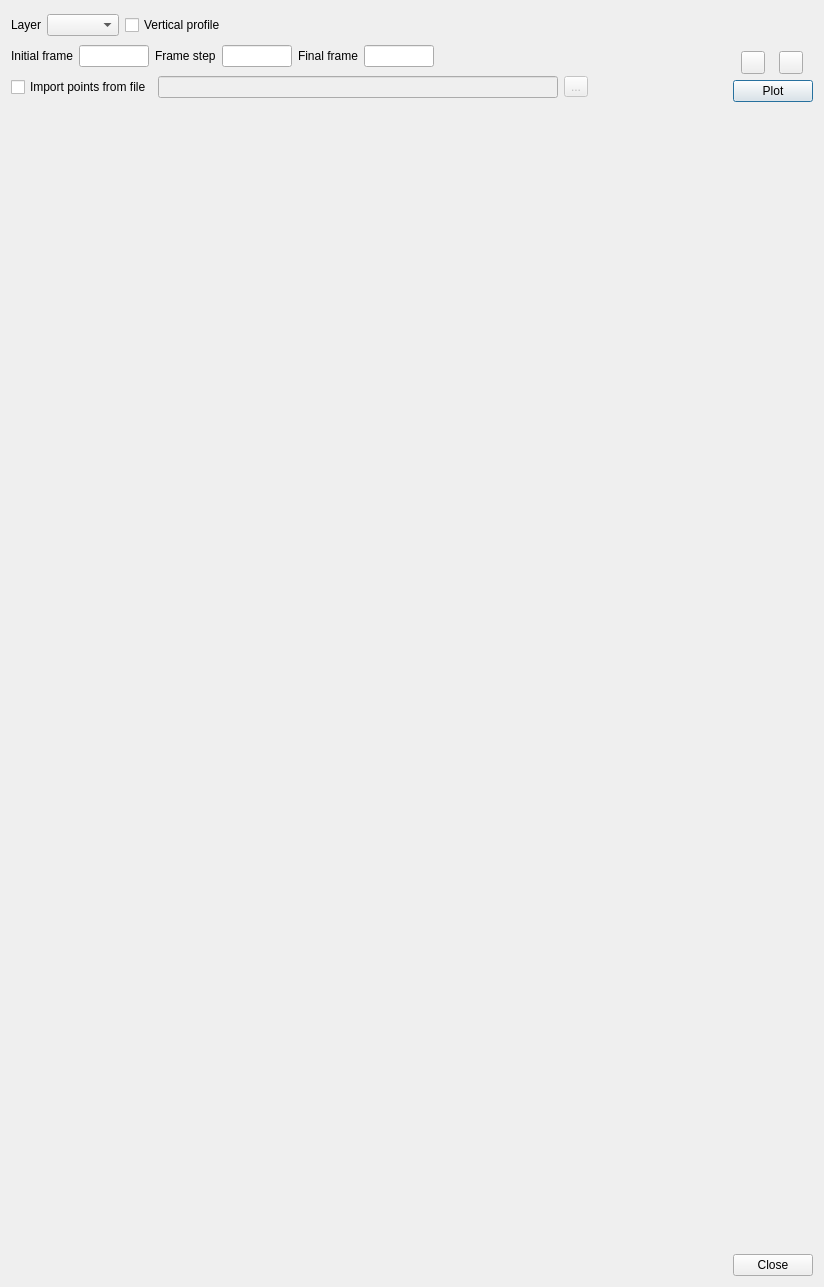
<?xml version="1.0" encoding="UTF-8"?>
<ui version="4.0">
 <class>TimeSeriesChartDialog</class>
 <widget class="QDialog" name="TimeSeriesChartDialog">
  <property name="geometry">
   <rect>
    <x>0</x>
    <y>0</y>
    <width>824</width>
    <height>1287</height>
   </rect>
  </property>
  <property name="windowTitle">
   <string>Time Series Chart</string>
  </property>
  <layout class="QVBoxLayout" name="verticalLayout" stretch="0,1,1,0">
   <item>
    <layout class="QHBoxLayout" name="horizontalLayout">
     <item>
      <layout class="QVBoxLayout" name="verticalLayout_2">
       <item>
        <layout class="QHBoxLayout" name="horizontalLayout_2">
         <item>
          <widget class="QLabel" name="label_4">
           <property name="text">
            <string>Layer</string>
           </property>
          </widget>
         </item>
         <item>
          <widget class="QComboBox" name="cbxLayer"/>
         </item>
         <item>
          <widget class="QCheckBox" name="chkVerticalProfile">
           <property name="text">
            <string>Vertical profile</string>
           </property>
          </widget>
         </item>
         <item>
          <spacer name="horizontalSpacer">
           <property name="orientation">
            <enum>Qt::Horizontal</enum>
           </property>
           <property name="sizeHint" stdset="0">
            <size>
             <width>40</width>
             <height>20</height>
            </size>
           </property>
          </spacer>
         </item>
        </layout>
       </item>
       <item>
        <layout class="QHBoxLayout" name="horizontalLayout_3">
         <item>
          <widget class="QLabel" name="label">
           <property name="text">
            <string>Initial frame</string>
           </property>
          </widget>
         </item>
         <item>
          <widget class="QLineEdit" name="edtInitialFrame">
           <property name="sizePolicy">
            <sizepolicy hsizetype="Fixed" vsizetype="Fixed">
             <horstretch>0</horstretch>
             <verstretch>0</verstretch>
            </sizepolicy>
           </property>
           <property name="minimumSize">
            <size>
             <width>70</width>
             <height>0</height>
            </size>
           </property>
           <property name="maximumSize">
            <size>
             <width>70</width>
             <height>16777215</height>
            </size>
           </property>
          </widget>
         </item>
         <item>
          <widget class="QLabel" name="label_2">
           <property name="text">
            <string>Frame step</string>
           </property>
          </widget>
         </item>
         <item>
          <widget class="QLineEdit" name="edtFrameStep">
           <property name="sizePolicy">
            <sizepolicy hsizetype="Fixed" vsizetype="Fixed">
             <horstretch>0</horstretch>
             <verstretch>0</verstretch>
            </sizepolicy>
           </property>
           <property name="minimumSize">
            <size>
             <width>70</width>
             <height>0</height>
            </size>
           </property>
           <property name="maximumSize">
            <size>
             <width>70</width>
             <height>16777215</height>
            </size>
           </property>
          </widget>
         </item>
         <item>
          <widget class="QLabel" name="label_3">
           <property name="text">
            <string>Final frame</string>
           </property>
          </widget>
         </item>
         <item>
          <widget class="QLineEdit" name="edtFinalFrame">
           <property name="sizePolicy">
            <sizepolicy hsizetype="Fixed" vsizetype="Fixed">
             <horstretch>0</horstretch>
             <verstretch>0</verstretch>
            </sizepolicy>
           </property>
           <property name="minimumSize">
            <size>
             <width>70</width>
             <height>0</height>
            </size>
           </property>
           <property name="maximumSize">
            <size>
             <width>70</width>
             <height>16777215</height>
            </size>
           </property>
          </widget>
         </item>
         <item>
          <spacer name="horizontalSpacer_2">
           <property name="orientation">
            <enum>Qt::Horizontal</enum>
           </property>
           <property name="sizeHint" stdset="0">
            <size>
             <width>40</width>
             <height>20</height>
            </size>
           </property>
          </spacer>
         </item>
        </layout>
       </item>
       <item>
        <layout class="QHBoxLayout" name="horizontalLayout_4">
         <item>
          <widget class="QCheckBox" name="chkImportPointsFile">
           <property name="text">
            <string>Import points from file</string>
           </property>
          </widget>
         </item>
         <item>
          <widget class="QLineEdit" name="edtPointsFile">
           <property name="enabled">
            <bool>false</bool>
           </property>
           <property name="sizePolicy">
            <sizepolicy hsizetype="Fixed" vsizetype="Fixed">
             <horstretch>0</horstretch>
             <verstretch>0</verstretch>
            </sizepolicy>
           </property>
           <property name="minimumSize">
            <size>
             <width>400</width>
             <height>0</height>
            </size>
           </property>
           <property name="maximumSize">
            <size>
             <width>400</width>
             <height>16777215</height>
            </size>
           </property>
          </widget>
         </item>
         <item>
          <widget class="QToolButton" name="btnBrowsePointsFile">
           <property name="enabled">
            <bool>false</bool>
           </property>
           <property name="text">
            <string>...</string>
           </property>
          </widget>
         </item>
         <item>
          <spacer name="horizontalSpacer_3">
           <property name="orientation">
            <enum>Qt::Horizontal</enum>
           </property>
           <property name="sizeHint" stdset="0">
            <size>
             <width>40</width>
             <height>20</height>
            </size>
           </property>
          </spacer>
         </item>
        </layout>
       </item>
      </layout>
     </item>
     <item>
      <layout class="QVBoxLayout" name="verticalLayout_3">
       <item>
        <spacer name="verticalSpacer">
         <property name="orientation">
          <enum>Qt::Vertical</enum>
         </property>
         <property name="sizeHint" stdset="0">
          <size>
           <width>20</width>
           <height>40</height>
          </size>
         </property>
        </spacer>
       </item>
       <item>
        <layout class="QHBoxLayout" name="horizontalLayout_5">
         <item>
          <widget class="QToolButton" name="btnPicker">
           <property name="toolTip">
            <string>Toggle cell picker</string>
           </property>
           <property name="text">
            <string/>
           </property>
           <property name="icon">
            <iconset resource="../../icons.qrc">
             <normaloff>:/icons/individual-object-picker.png</normaloff>:/icons/individual-object-picker.png</iconset>
           </property>
           <property name="checkable">
            <bool>true</bool>
           </property>
          </widget>
         </item>
         <item>
          <widget class="QToolButton" name="btnClear">
           <property name="toolTip">
            <string>Clear picked cells</string>
           </property>
           <property name="text">
            <string/>
           </property>
           <property name="icon">
            <iconset resource="../../icons.qrc">
             <normaloff>:/icons/edit-clear-2.png</normaloff>:/icons/edit-clear-2.png</iconset>
           </property>
          </widget>
         </item>
        </layout>
       </item>
       <item>
        <widget class="QPushButton" name="btnPlot">
         <property name="text">
          <string>Plot</string>
         </property>
        </widget>
       </item>
      </layout>
     </item>
    </layout>
   </item>
   <item>
    <widget class="QVTKWidget" name="vtkChartWidget">
     <property name="minimumSize">
      <size>
       <width>800</width>
       <height>550</height>
      </size>
     </property>
    </widget>
   </item>
   <item>
    <widget class="QVTKWidget" name="vtkVerticalProfileWidget">
     <property name="minimumSize">
      <size>
       <width>800</width>
       <height>550</height>
      </size>
     </property>
    </widget>
   </item>
   <item>
    <widget class="QDialogButtonBox" name="buttonBox">
     <property name="orientation">
      <enum>Qt::Horizontal</enum>
     </property>
     <property name="standardButtons">
      <set>QDialogButtonBox::Close</set>
     </property>
    </widget>
   </item>
  </layout>
 </widget>
 <customwidgets>
  <customwidget>
   <class>QVTKWidget</class>
   <extends>QWidget</extends>
   <header>QVTKWidget.h</header>
  </customwidget>
 </customwidgets>
 <tabstops>
  <tabstop>cbxLayer</tabstop>
  <tabstop>chkVerticalProfile</tabstop>
  <tabstop>edtInitialFrame</tabstop>
  <tabstop>edtFrameStep</tabstop>
  <tabstop>edtFinalFrame</tabstop>
  <tabstop>chkImportPointsFile</tabstop>
  <tabstop>edtPointsFile</tabstop>
  <tabstop>btnBrowsePointsFile</tabstop>
 </tabstops>
 <resources>
  <include location="../../icons.qrc"/>
 </resources>
 <connections>
  <connection>
   <sender>chkVerticalProfile</sender>
   <signal>toggled(bool)</signal>
   <receiver>cbxLayer</receiver>
   <slot>setDisabled(bool)</slot>
   <hints>
    <hint type="sourcelabel">
     <x>221</x>
     <y>119</y>
    </hint>
    <hint type="destinationlabel">
     <x>105</x>
     <y>119</y>
    </hint>
   </hints>
  </connection>
  <connection>
   <sender>chkImportPointsFile</sender>
   <signal>toggled(bool)</signal>
   <receiver>edtPointsFile</receiver>
   <slot>setEnabled(bool)</slot>
   <hints>
    <hint type="sourcelabel">
     <x>112</x>
     <y>100</y>
    </hint>
    <hint type="destinationlabel">
     <x>411</x>
     <y>100</y>
    </hint>
   </hints>
  </connection>
  <connection>
   <sender>chkImportPointsFile</sender>
   <signal>toggled(bool)</signal>
   <receiver>btnBrowsePointsFile</receiver>
   <slot>setEnabled(bool)</slot>
   <hints>
    <hint type="sourcelabel">
     <x>112</x>
     <y>100</y>
    </hint>
    <hint type="destinationlabel">
     <x>634</x>
     <y>100</y>
    </hint>
   </hints>
  </connection>
  <connection>
   <sender>chkVerticalProfile</sender>
   <signal>toggled(bool)</signal>
   <receiver>chkImportPointsFile</receiver>
   <slot>setDisabled(bool)</slot>
   <hints>
    <hint type="sourcelabel">
     <x>221</x>
     <y>29</y>
    </hint>
    <hint type="destinationlabel">
     <x>113</x>
     <y>115</y>
    </hint>
   </hints>
  </connection>
  <connection>
   <sender>chkVerticalProfile</sender>
   <signal>toggled(bool)</signal>
   <receiver>edtPointsFile</receiver>
   <slot>setDisabled(bool)</slot>
   <hints>
    <hint type="sourcelabel">
     <x>221</x>
     <y>29</y>
    </hint>
    <hint type="destinationlabel">
     <x>414</x>
     <y>115</y>
    </hint>
   </hints>
  </connection>
  <connection>
   <sender>chkVerticalProfile</sender>
   <signal>toggled(bool)</signal>
   <receiver>btnBrowsePointsFile</receiver>
   <slot>setDisabled(bool)</slot>
   <hints>
    <hint type="sourcelabel">
     <x>221</x>
     <y>29</y>
    </hint>
    <hint type="destinationlabel">
     <x>637</x>
     <y>115</y>
    </hint>
   </hints>
  </connection>
 </connections>
</ui>
